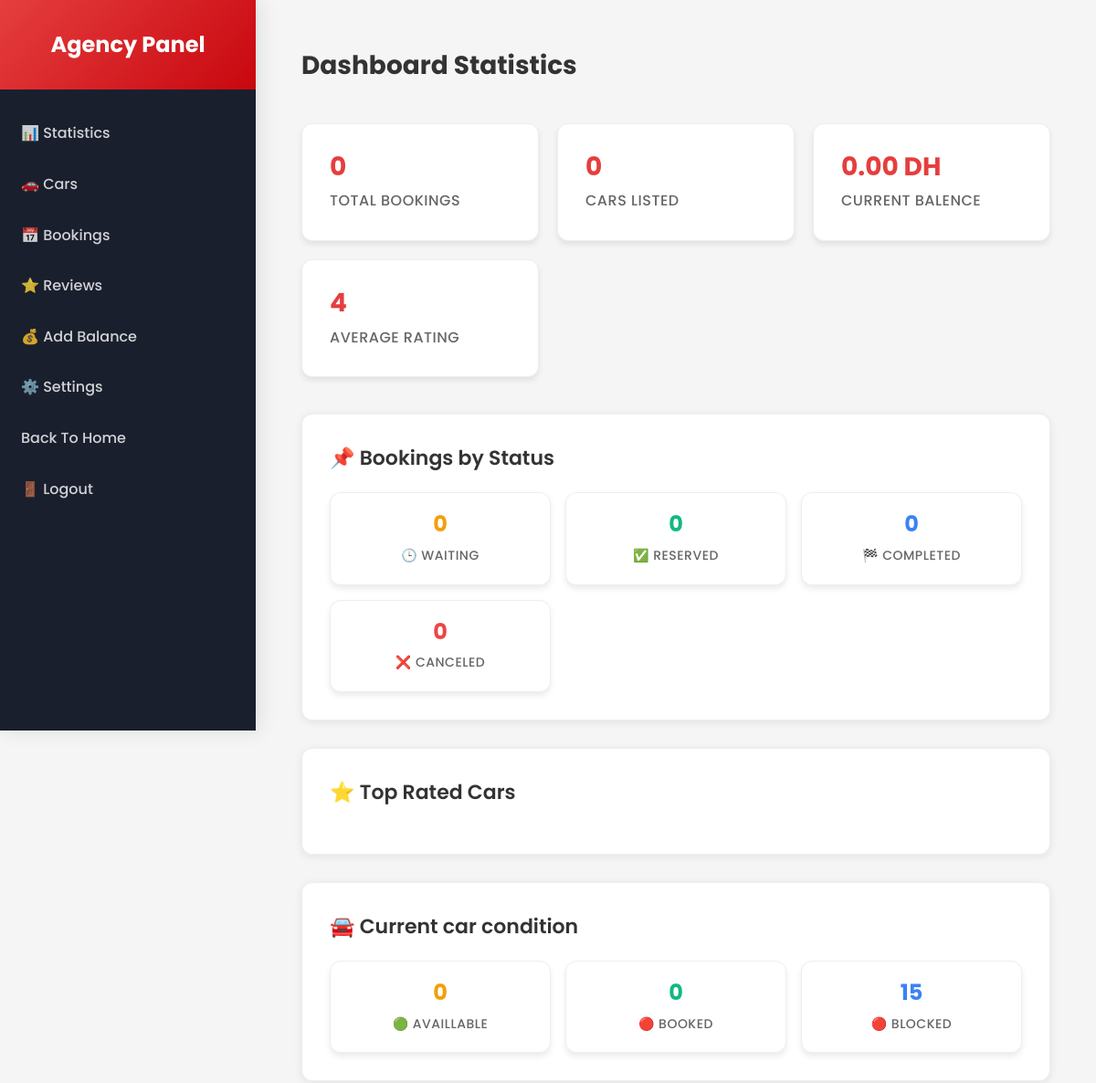
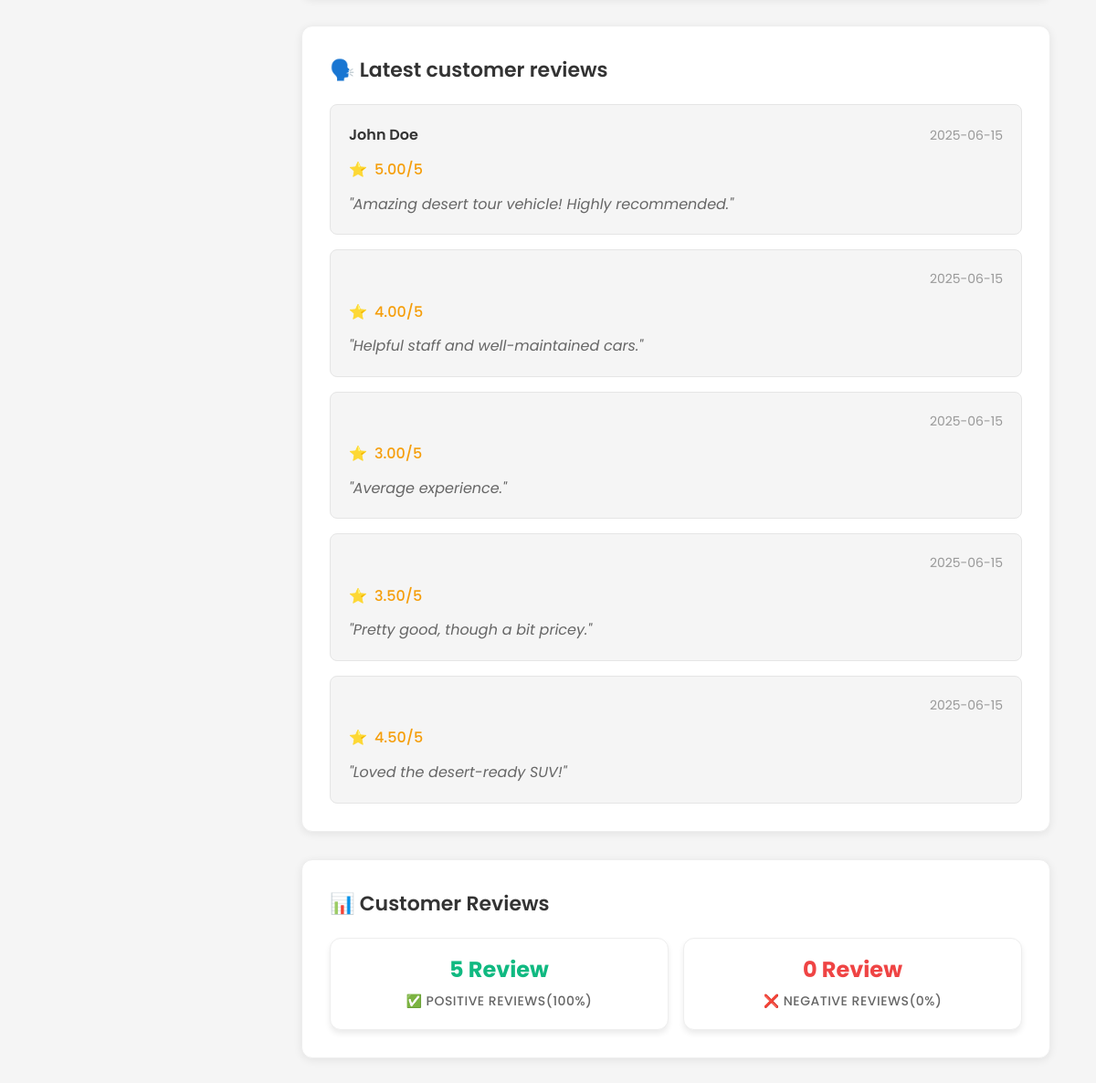
Screenshot of /api/dashboard/AgencyDash/index.php?agency_id=3 (signed in) with the database file from the repository (2 pictures, top to bottom).
### tables this page shows
CREATE TABLE `agency_review` (
  `review_id` int(11) NOT NULL,
  `user_id` int(11) NOT NULL,
  `agency_id` int(11) NOT NULL,
  `rating` decimal(3,2) NOT NULL CHECK (`rating` >= 0 and `rating` <= 5),
  `review_text` text NOT NULL,
  `created_at` date DEFAULT curdate()
);

CREATE TABLE `users` (
  `user_id` int(11) NOT NULL,
  `full_name` varchar(55) NOT NULL,
  `username` varchar(100) NOT NULL,
  `email` varchar(150) NOT NULL,
  `password` varchar(255) NOT NULL,
  `phone_number` varchar(15) NOT NULL,
  `registration_date` date DEFAULT curdate(),
  `user_type` enum('customer','admin') NOT NULL DEFAULT 'customer',
  `status` enum('active','blocked') NOT NULL DEFAULT 'active'
);

### api/dashboard/AgencyDash/functions.php (called while the page is built, shortened)
<?php
require_once 'config.php';
function getAgencyBookingsCount($agency_id)
{
    global $pdo;
    $stmt = $pdo->prepare("SELECT COUNT(*) FROM booking WHERE car_id IN (SELECT car_id FROM car WHERE agency_id = ? AND status = 'active' AND status = 'active' AND status = 'active')");
    $stmt->execute([$agency_id]);
    return $stmt->fetchColumn();
}
function getAgencyCarsCount($agency_id)
{
    global $pdo;
    $stmt = $pdo->prepare("SELECT COUNT(*) FROM car WHERE agency_id = ? AND status = 'active' AND status = 'active'");
    $stmt->execute([$agency_id]);
    return $stmt->fetchColumn();
}
function getAgencyTotalEarnings($agency_id)
{
    global $pdo;
    $stmt = $pdo->prepare("SELECT SUM(amount) FROM payments WHERE agency_id = ?");
    $stmt->execute([$agency_id]);
    return $stmt->fetchColumn() ?: 0;
}
function getAgencyAverageRating($agency_id)
{
    global $pdo;
    $stmt = $pdo->prepare("SELECT AVG(rating) FROM agency_review WHERE agency_id = ?");
    $stmt->execute([$agency_id]);
    return round($stmt->fetchColumn(), 2) ?: 0;
}
function getAgencyBookingsByStatus($agency_id, $conn)
{
    $sql = "
        SELECT status, COUNT(*) AS count
        FROM booking
        WHERE car_id IN (
            SELECT car_id FROM car WHERE agency_id = ? AND status = 'active' AND status = 'active'
        )
        GROUP BY status
    ";
    $stmt = $conn->prepare($sql);
    $stmt->execute([$agency_id]);
    $results = $stmt->fetchAll(PDO::FETCH_ASSOC);
    $statusCounts = [
        'waiting' => 0,
        'reserved' => 0,
        'completed' => 0,
        'canceled' => 0
    ];
    return $statusCounts;
}
function getAgencyCarsAvailability($agency_id, $conn)
{
    $sql = "
        SELECT status, availability_status, COUNT(*) AS count
        FROM car
        WHERE agency_id = ?
        GROUP BY status, availability_status
    ";
    $stmt = $conn->prepare($sql);
    $stmt->execute([$agency_id]);
    $availability = [
        'available' => 0,
        'booked' => 0,
        'blocked' => 0
    ];
    foreach ($stmt->fetchAll(PDO::FETCH_ASSOC) as $row) {
        if ($row['status'] === 'blocked') {
            $availability['blocked'] += $row['count'];
        } else {
            $availability_status = $row['availability_status'];
            if (isset($availability[$availability_status])) {
                $availability[$availability_status] += $row['count'];
            }
        }
    }
    return $availability;
}
function getLatestAgencyReviews($agency_id, $conn, $limit)
{
    $sql = "
        SELECT r.rating, r.review_text, r.created_at, u.full_name
        FROM agency_review r
        JOIN users u ON u.user_id = r.user_id
        WHERE r.agency_id = ?
        ORDER BY r.created_at DESC
        LIMIT ?
    ";
    $stmt = $conn->prepare($sql);
    $stmt->bindValue(1, $agency_id, PDO::PARAM_INT);
    $stmt->bindValue(2, $limit, PDO::PARAM_INT);
    $stmt->execute();
    return $stmt->fetchAll(PDO::FETCH_ASSOC);
}
function getAgencyRatingBreakdown($agency_id, $conn)
{
    $sql = "
        SELECT
            SUM(CASE WHEN rating >= 3 THEN 1 ELSE 0 END) AS positive,
            SUM(CASE WHEN rating < 3 THEN 1 ELSE 0 END) AS negative
        FROM agency_review
        WHERE agency_id = ?
    ";
    $stmt = $conn->prepare($sql);
    $stmt->execute([$agency_id]);
    $result = $stmt->fetch(PDO::FETCH_ASSOC);
    return [
        'positive' => (int) $result['positive'],
        'negative' => (int) $result['negative'],
    ];
}

### api/dashboard/AgencyDash/pages/statistics.php (the view, shortened to what this page needs)
<?php
require_once __DIR__ . '/../functions.php';
$agency_id = $_SESSION['agency_id'] ?? null;
$bookingsCount = getAgencyBookingsCount($agency_id);
$carsCount = getAgencyCarsCount($agency_id);
$totalEarnings = getAgencyTotalEarnings($agency_id);
$avgRating = getAgencyAverageRating($agency_id);
$statusCounts = getAgencyBookingsByStatus($agency_id, $pdo);
$availabilityCounts = getAgencyCarsAvailability($agency_id, $pdo);
$latestReviews = getLatestAgencyReviews($agency_id, $pdo, 5);
$ratingBreakdown = getAgencyRatingBreakdown($agency_id, $pdo);
$totalReviews = $ratingBreakdown['positive'] + $ratingBreakdown['negative'];
$positivePercent = $totalReviews > 0 ? round(($ratingBreakdown['positive'] / $totalReviews) * 100, 1) : 0;
$negativePercent = $totalReviews > 0 ? round(($ratingBreakdown['negative'] / $totalReviews) * 100, 1) : 0;
?>
<!DOCTYPE html>
<html lang="en">
<head>
    <link rel="stylesheet" href="css/statistics.css">
</head>
<body>
    <div class="content-header">
        <h1 class="content-title">Dashboard Statistics</h1>
    </div>
    <div class="stats-grid">
        <div class="stat-card">
            <div class="stat-value"><?= $bookingsCount ?></div>
            <div class="stat-label">Total Bookings</div>
        </div>
        <div class="stat-card">
            <div class="stat-value"><?= $carsCount ?></div>
            <div class="stat-label">Cars Listed</div>
        </div>
        <div class="stat-card">
            <div class="stat-value"><?= number_format($totalEarnings, 2) ?> DH</div>
            <div class="stat-label">Current Balence</div>
        </div>
        <div class="stat-card">
            <div class="stat-value"><?= $avgRating ?></div>
            <div class="stat-label">Average Rating</div>
        </div>
    </div>
    <div class="content-subsection">
        <h2 class="section-title">📌 Bookings by Status</h2>
        <div class="status-stats-grid">
            <div class="stat-card">
                <div class="stat-value"><?= $statusCounts['waiting'] ?></div>
                <div class="stat-label">🕒 Waiting</div>
            </div>
            <div class="stat-card">
                <div class="stat-value"><?= $statusCounts['reserved'] ?></div>
                <div class="stat-label">✅ Reserved</div>
            </div>
            <div class="stat-card">
                <div class="stat-value"><?= $statusCounts['completed'] ?></div>
                <div class="stat-label">🏁 Completed</div>
            </div>
            <div class="stat-card">
                <div class="stat-value"><?= $statusCounts['canceled'] ?></div>
                <div class="stat-label">❌ Canceled</div>
            </div>
        </div>
    </div>
    <div class="content-subsection">
        <h2 class="section-title">⭐ Top Rated Cars</h2>
    </div>
    <div class="content-subsection">
        <h2 class="section-title">🚘 Current car condition</h2>
        <div class="status-stats-grid">
            <div class="stat-card">
                <div class="stat-value"><?= $availabilityCounts['available'] ?></div>
                <div class="stat-label">🟢 Availlable</div>
            </div>
            <div class="stat-card">
                <div class="stat-value"><?= $availabilityCounts['booked'] ?></div>
                <div class="stat-label">🔴 Booked</div>
            </div>
            <div class="stat-card">
                <div class="stat-value"><?= $availabilityCounts['blocked'] ?></div>
                <div class="stat-label">🔴 Blocked</div>
            </div>
        </div>
    </div>
    <div class="content-subsection">
        <h2 class="section-title">🗣️ Latest customer reviews</h2>
        <div class="reviews-list">
            <?php foreach ($latestReviews as $review): ?>
                <div class="review-card">
                    <div class="review-header">
                        <strong><?= htmlspecialchars($review['full_name']) ?></strong>
                        <span class="review-date"><?= $review['created_at'] ?></span>
                    </div>
                    <div class="review-rating"><?= number_format($review['rating'], 2) ?>/5</div>
                    <p class="review-text">"<?= htmlspecialchars($review['review_text']) ?>"</p>
                </div>
            <?php endforeach; ?>
        </div>
    </div>
    <div class="content-subsection">
        <h2 class="section-title">📊 Customer Reviews</h2>
        <div class="status-stats-grid">
            <div class="stat-card">
                <div class="stat-value"><?= $ratingBreakdown['positive'] ?> Review</div>
                <div class="stat-label">✅ Positive reviews(<?= $positivePercent ?>%)</div>
            </div>
            <div class="stat-card">
                <div class="stat-value"><?= $ratingBreakdown['negative'] ?> Review</div>
                <div class="stat-label">❌ negative reviews(<?= $negativePercent ?>%)</div>
            </div>
        </div>
    </div>
</body>
</html>

### api/dashboard/AgencyDash/css/dashboard.css (style rules this page uses)
:root { --primary-color: #e53e3e; --secondary-color: #c8070f; --background-color: #f5f5f5; --white: #ffffff; --text-primary: #333; --sidebar-bg: #1a1f2e; --sidebar-hover: #252b3d; --sidebar-active: rgba(229, 62, 62, 0.1); --sidebar-width: 280px; --gap-xl: 20px; --gap-2xl: 30px; --font-size-base: 16px; --font-size-3xl: 24px; --font-weight-medium: 500; --font-weight-semibold: 600; --font-weight-bold: 700; --transition-fast: 0.3s ease; }
* { margin: 0; padding: 0; box-sizing: border-box; }
body { font-family: 'Poppins', sans-serif; background: var(--background-color); color: var(--text-primary); overflow-x: hidden; }

### rows the page displays
agency_review: user.full_name "John Doe", created_at "2025-06-15", rating "5.00", review_text "Amazing desert tour vehicle! Highly recommended."
agency_review: created_at "2025-06-15", rating "4.00", review_text "Helpful staff and well-maintained cars."
agency_review: created_at "2025-06-15", rating "3.00", review_text "Average experience."
agency_review: created_at "2025-06-15", rating "3.50", review_text "Pretty good, though a bit pricey."
agency_review: created_at "2025-06-15", rating "4.50", review_text "Loved the desert-ready SUV!"

### other values shown
$bookingsCount "0"
$carsCount "0"
$totalEarnings "0.00"
$avgRating "4"
$statusCounts['waiting'] "0"
$statusCounts['reserved'] "0"
$statusCounts['completed'] "0"
$statusCounts['canceled'] "0"
$availabilityCounts['available'] "0"
$availabilityCounts['booked'] "0"
$availabilityCounts['blocked'] "15"
$ratingBreakdown['positive'] "5"
$positivePercent "100"
$ratingBreakdown['negative'] "0"
$negativePercent "0"
